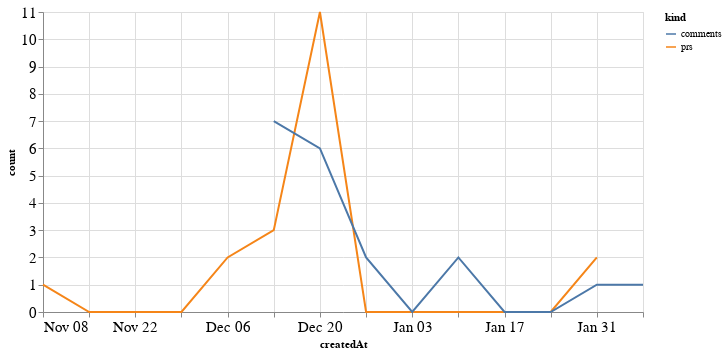

Here is the notebook cell this chart was saved with:
### Code cell
alt.Chart(total_time, width=600).mark_line().encode(
    x='createdAt',
    y='count',
    color='kind'
)

### Figure 1 — Vega-Lite specification as saved in the notebook (floating-point values rounded to 4 significant figures)
{"config": {"axisLeft": {"labelFontSize": 15}, "axisBottom": {"labelFontSize": 15}}, "data": {"name": "data-1a80481f6d402ea594911ec7d679297d"}, "mark": "line", "encoding": {"color": {"type": "nominal", "field": "kind"}, "x": {"type": "temporal", "field": "createdAt"}, "y": {"type": "quantitative", "field": "count"}}, "width": 600, "$schema": "https://vega.github.io/schema/vega-lite/v4.8.1.json", "datasets": {"data-1a80481f6d402ea594911ec7d679297d": [{"createdAt": "2020-11-08T00:00:00", "kind": "prs", "count": 1.0}, {"createdAt": "2020-11-15T00:00:00", "kind": "prs", "count": 0.0}, {"createdAt": "2020-11-22T00:00:00", "kind": "prs", "count": 0.0}, {"createdAt": "2020-11-29T00:00:00", "kind": "prs", "count": 0.0}, {"createdAt": "2020-12-06T00:00:00", "kind": "prs", "count": 2.0}, {"createdAt": "2020-12-13T00:00:00", "kind": "prs", "count": 3.0}, {"createdAt": "2020-12-20T00:00:00", "kind": "prs", "count": 11.0}, {"createdAt": "2020-12-27T00:00:00", "kind": "prs", "count": 0.0}, {"createdAt": "2021-01-03T00:00:00", "kind": "prs", "count": 0.0}, {"createdAt": "2021-01-10T00:00:00", "kind": "prs", "count": 0.0}, {"createdAt": "2021-01-17T00:00:00", "kind": "prs", "count": 0.0}, {"createdAt": "2021-01-24T00:00:00", "kind": "prs", "count": 0.0}, {"createdAt": "2021-01-31T00:00:00", "kind": "prs", "count": 2.0}, {"createdAt": "2021-02-07T00:00:00", "kind": "prs", "count": null}, {"createdAt": "2020-11-08T00:00:00", "kind": "comments", "count": null}, {"createdAt": "2020-11-15T00:00:00", "kind": "comments", "count": null}, {"createdAt": "2020-11-22T00:00:00", "kind": "comments", "count": null}, {"createdAt": "2020-11-29T00:00:00", "kind": "comments", "count": null}, {"createdAt": "2020-12-06T00:00:00", "kind": "comments", "count": null}, {"createdAt": "2020-12-13T00:00:00", "kind": "comments", "count": 7.0}, {"createdAt": "2020-12-20T00:00:00", "kind": "comments", "count": 6.0}, {"createdAt": "2020-12-27T00:00:00", "kind": "comments", "count": 2.0}, {"createdAt": "2021-01-03T00:00:00", "kind": "comments", "count": 0.0}, {"createdAt": "2021-01-10T00:00:00", "kind": "comments", "count": 2.0}, {"createdAt": "2021-01-17T00:00:00", "kind": "comments", "count": 0.0}, {"createdAt": "2021-01-24T00:00:00", "kind": "comments", "count": 0.0}, {"createdAt": "2021-01-31T00:00:00", "kind": "comments", "count": 1.0}, {"createdAt": "2021-02-07T00:00:00", "kind": "comments", "count": 1.0}]}}
